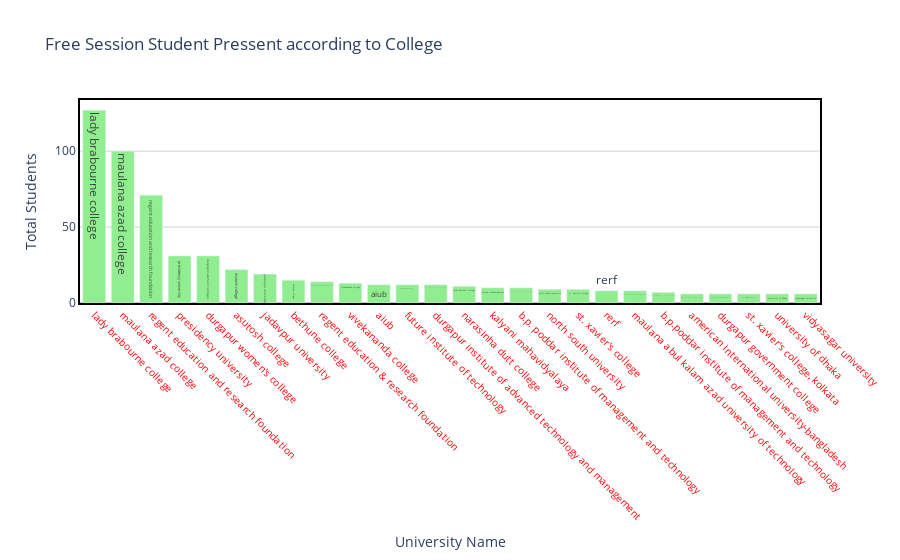

Notebook code cell kept with this figure:
### Code cell
#tracebar free session students present from unique university name
draw_trace_bar(collegetop,'College','counts','Free Session Student Pressent according to College', 'University Name','Total Students',"lightgreen")

### Figure 1 — Plotly figure (JSON) as saved in the notebook; plotly's stock layout.template omitted (floating-point values rounded to 4 significant figures)
{"data": [{"marker": {"color": "lightgreen"}, "text": ["lady brabourne college", "maulana azad college", "regent education and research foundation", "presidency university", "durgapur women's college", "asutosh college", "jadavpur university", "bethune college", "regent education & research foundation", "vivekananda college", "aiub", "future institute of technology", "durgapur institute of advanced technology and management", "narasinha dutt college", "kalyani mahavidyalaya", "b.p. poddar institute of management and technology", "north south university", "st. xavier's college", "rerf", "maulana abul kalam azad university of technology", "b.p.poddar institute of management and technology", "american international university-bangladesh", "durgapur government college", "st. xavier's college, kolkata", "university of dhaka", "vidyasagar university"], "type": "bar", "x": ["lady brabourne college", "maulana azad college", "regent education and research foundation", "presidency university", "durgapur women's college", "asutosh college", "jadavpur university", "bethune college", "regent education & research foundation", "vivekananda college", "aiub", "future institute of technology", "durgapur institute of advanced technology and management", "narasinha dutt college", "kalyani mahavidyalaya", "b.p. poddar institute of management and technology", "north south university", "st. xavier's college", "rerf", "maulana abul kalam azad university of technology", "b.p.poddar institute of management and technology", "american international university-bangladesh", "durgapur government college", "st. xavier's college, kolkata", "university of dhaka", "vidyasagar university"], "y": [127, 100, 71, 31, 31, 22, 19, 15, 14, 13, 12, 12, 12, 11, 10, 10, 9, 9, 8, 8, 7, 6, 6, 6, 6, 6]}], "layout": {"hovermode": "closest", "paper_bgcolor": "rgba(0, 0, 0, 0)", "plot_bgcolor": "rgba(0, 0, 0, 0)", "title": {"text": "Free Session Student Pressent according to College"}, "xaxis": {"linecolor": "black", "linewidth": 2, "mirror": true, "showline": true, "showticklabels": true, "tickangle": 45, "tickfont": {"color": "red", "size": 10}, "title": {"text": "University Name"}, "zeroline": true, "zerolinecolor": "grey", "zerolinewidth": 1}, "yaxis": {"gridcolor": "lightgrey", "linecolor": "black", "linewidth": 2, "mirror": true, "showline": true, "title": {"text": "Total Students"}, "zeroline": true, "zerolinecolor": "grey", "zerolinewidth": 1}}}
